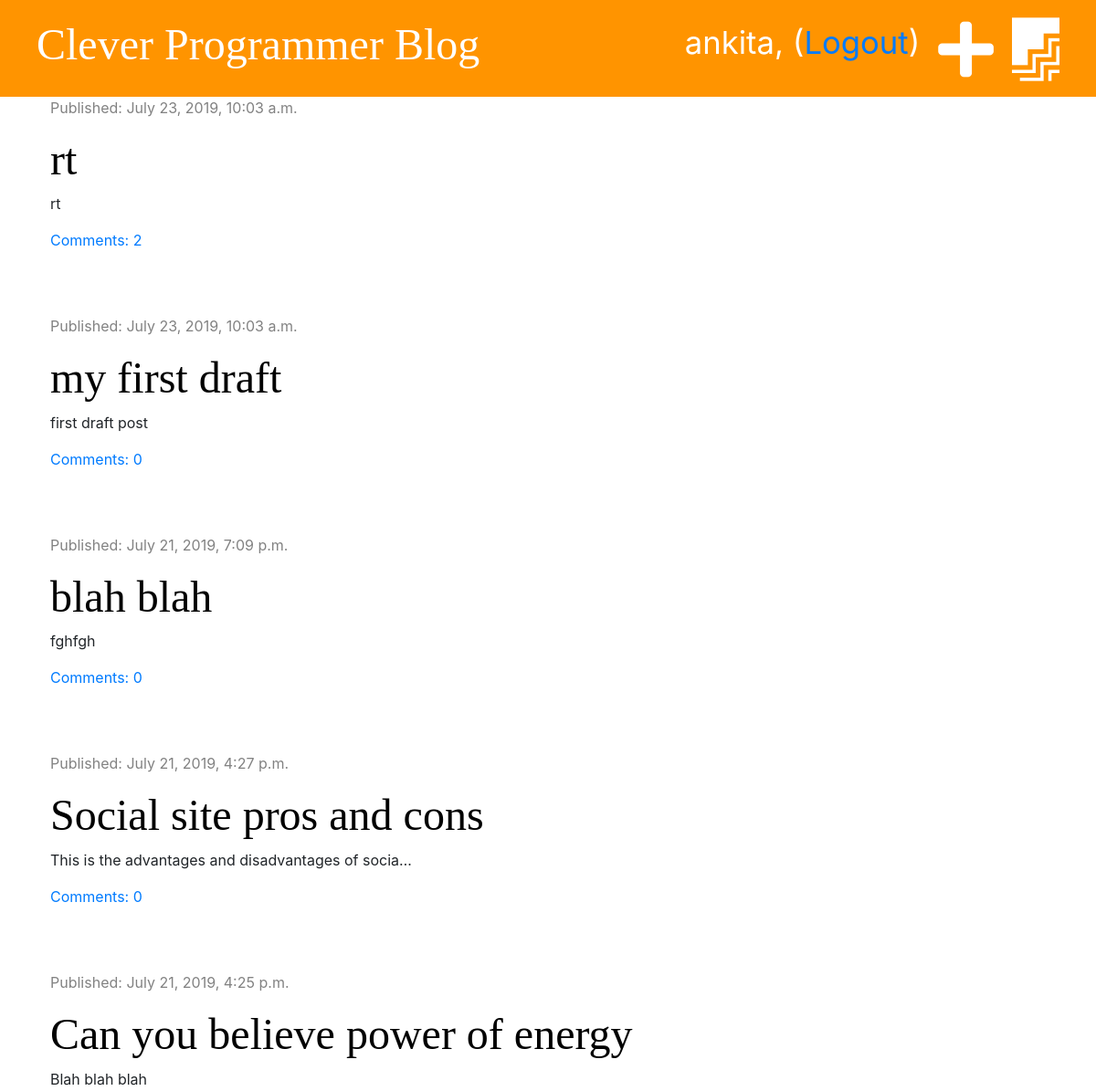
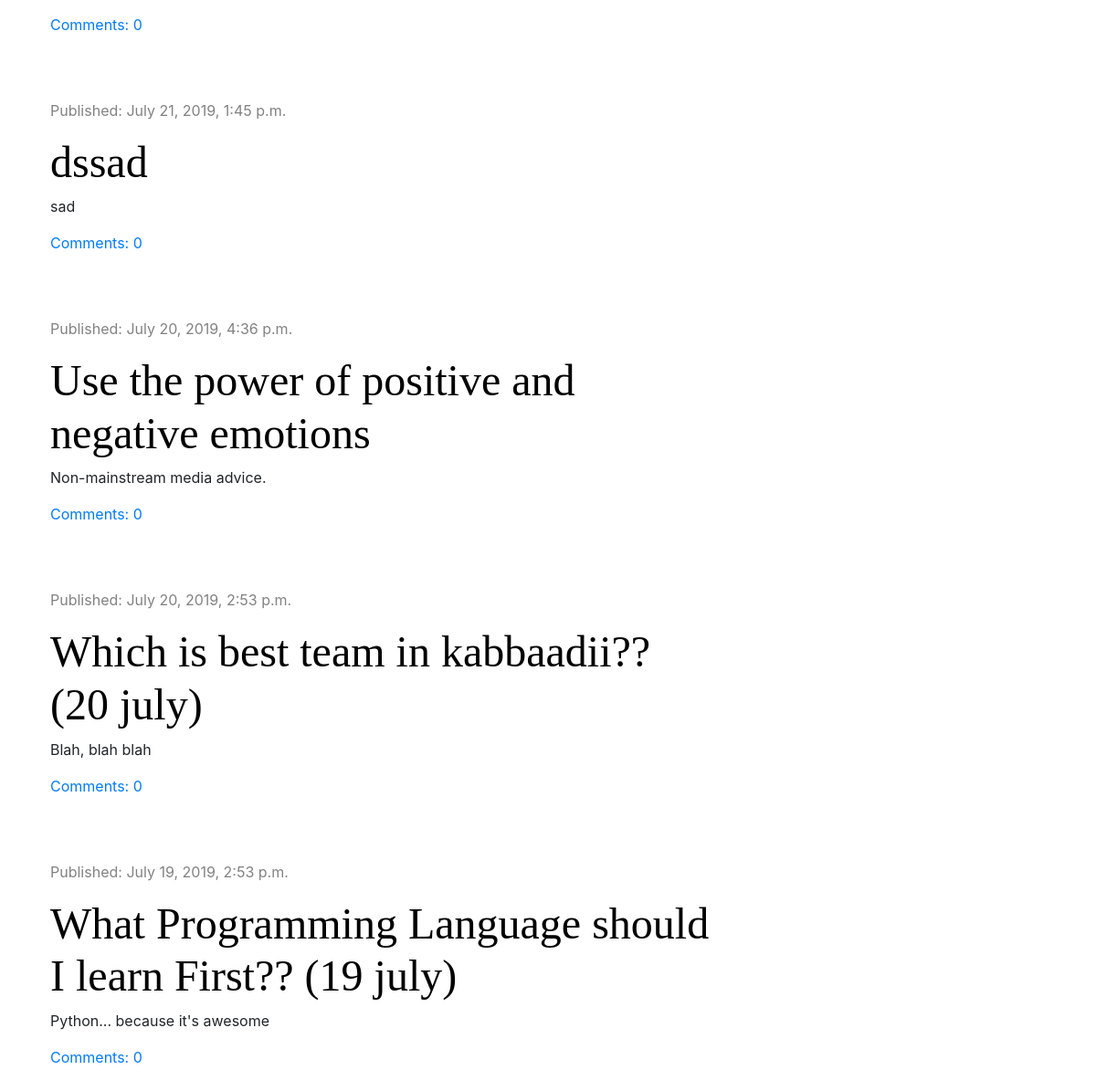
The app's page / (signed in) with its own data (2 pictures, top to bottom).
### blog/models.py (models this page shows, shortened)
class Post(models.Model):
    author = models.ForeignKey('auth.User', on_delete = models.CASCADE)
    title = models.CharField(max_length = 200)
    text = models.TextField()
    created_date = models.DateTimeField(default = timezone.now)
    published_date = models.DateTimeField(blank=True, null=True)
    def approved_comments(self):
        return self.comments.filter(approved=True)

### blog/views.py (the view)
# urls.py: path('', views.post_list, name="post_list"),
def post_list(request):
    posts = Post.objects.filter(published_date__lte = timezone.now()).order_by('-published_date')
    stuff_for_frontend = {'posts' : posts}
    return render(request, 'blog/post_list.html', stuff_for_frontend)

### blog/templates/blog/post_list.html (shortened to what this page needs)
{% extends 'blog/base.html' %}
{% block content %}
  {% for post in posts %}
    <div class="post">
        <div class="date">
          <p>Published: {{ post.published_date }}</p>
        </div>
        <h1><a href="{% url 'post_detail' pk=post.pk %}">{{ post.title }}</a></h1>
        <p>{{ post.text|truncatechars:50|linebreaksbr }}</p>
        <a href="{% url 'post_detail' pk=post.pk%}">Comments: {{ post.approved_comments.count }}</a>
    </div>
  {% endfor %}
{% endblock %}

### blog/templates/blog/base.html (shortened to what this page needs)
{% load staticfiles %}
<!doctype html>
<html lang="en">
<head>
    <link rel="stylesheet" href="https://stackpath.bootstrapcdn.com/bootstrap/4.3.1/css/bootstrap.min.css">
    <link rel="stylesheet" href="{% static 'css/blog.css' %}">
    <link rel="stylesheet" href="https://use.fontawesome.com/releases/v5.6.3/css/all.css">
</head>
<body>
  <div class="page-header">
      {% if user.is_authenticated %}
        <a href="{% url 'post_draft_list' %}" class="top-menu"><i class="fab fa-firstdraft fa-2x"></i></a>
        <a href="{% url 'post_new' %}" class="top-menu"><i class="fas fa-plus fa-2x"></i></a>
        <p class="top-menu">{{ user.username }}, (<a href="{% url 'logout' %}">Logout</a>)</p>
      {% else %}
        <a href="{% url 'login' %}" class="top-menu"><i class="fas fa-sign-in-alt fa-2x"></i></a>
      {% endif %}
      <h1><a href="{% url "post_list" %}">Clever Programmer Blog</a></h1>
  </div>
  <div class="content container">
    <div class="row">
      <div class="col-md-8">
          {% block content %}
          {% endblock %}
      </div>
    </div>
  </div>
</body>
</html>

### blog/static/css/blog.css (style rules this page uses)
.page-header { background-color: #ff9400; margin-top: 0; padding: 20px 20px 20px 40px; }
.page-header h1, .page-header h1 a { color: #ffffff; font-size: 36pt; text-decoration: none; }
.content { margin-left: 40px; }
h1, h2, h3, h4 { font-family: 'Tangerine', 'Inconsolata', 'Droid Sans', serif; font-size: 48px; }
.date { color: #828282; }
.post { margin-bottom: 70px; }
.post h1 a { color: #000000; }
.top-menu, .top-menu:hover { color: #ffffff; float: right; font-size: 26pt; margin-right: 20px; }

### records on screen
Post: published_date "July 23, 2019, 10:03 a.m.", title "rt", text "rt", approved_comments.count "2"
Post: published_date "July 23, 2019, 10:03 a.m.", title "my first draft", text "first draft post", approved_comments.count "0"
Post: published_date "July 21, 2019, 7:09 p.m.", title "blah blah", text "fghfgh", approved_comments.count "0"
Post: published_date "July 21, 2019, 4:27 p.m.", title "Social site pros and cons", text "This is the advantages and disadvantages of socia…", approved_comments.count "0"
Post: published_date "July 21, 2019, 4:25 p.m.", title "Can you believe power of energy", text "Blah blah blah", approved_comments.count "0"
Post: published_date "July 21, 2019, 1:45 p.m.", title "dssad", text "sad", approved_comments.count "0"
Post: published_date "July 20, 2019, 4:36 p.m.", title "Use the power of positive and negative emotions", text "Non-mainstream media advice.", approved_comments.count "0"
Post: published_date "July 20, 2019, 2:53 p.m.", title "Which is best team in kabbaadii?? (20 july)", text "Blah, blah blah", approved_comments.count "0"
Post: published_date "July 19, 2019, 2:53 p.m.", title "What Programming Language should I learn First?? (19 july)", text "Python... because it's awesome", approved_comments.count "0"

### other values on screen
{{ user.username }} "ankita"
